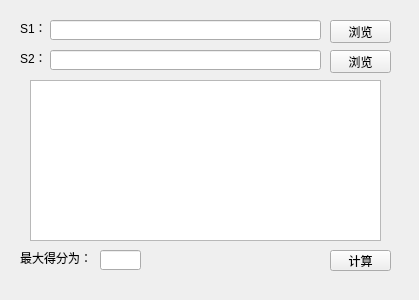
<?xml version="1.0" encoding="UTF-8"?>
<ui version="4.0">
 <class>Widget</class>
 <widget class="QWidget" name="Widget">
  <property name="geometry">
   <rect>
    <x>0</x>
    <y>0</y>
    <width>419</width>
    <height>300</height>
   </rect>
  </property>
  <property name="windowTitle">
   <string>Widget</string>
  </property>
  <widget class="QPushButton" name="pushButton">
   <property name="geometry">
    <rect>
     <x>330</x>
     <y>20</y>
     <width>61</width>
     <height>23</height>
    </rect>
   </property>
   <property name="text">
    <string>浏览</string>
   </property>
  </widget>
  <widget class="QLineEdit" name="lineEdit_2">
   <property name="geometry">
    <rect>
     <x>50</x>
     <y>50</y>
     <width>271</width>
     <height>20</height>
    </rect>
   </property>
  </widget>
  <widget class="QPushButton" name="pushButton_2">
   <property name="geometry">
    <rect>
     <x>330</x>
     <y>50</y>
     <width>61</width>
     <height>23</height>
    </rect>
   </property>
   <property name="text">
    <string>浏览</string>
   </property>
  </widget>
  <widget class="QLineEdit" name="lineEdit">
   <property name="geometry">
    <rect>
     <x>50</x>
     <y>20</y>
     <width>271</width>
     <height>20</height>
    </rect>
   </property>
  </widget>
  <widget class="QLabel" name="label_3">
   <property name="geometry">
    <rect>
     <x>20</x>
     <y>250</y>
     <width>71</width>
     <height>16</height>
    </rect>
   </property>
   <property name="text">
    <string>最大得分为：</string>
   </property>
  </widget>
  <widget class="QTextBrowser" name="textBrowser">
   <property name="geometry">
    <rect>
     <x>30</x>
     <y>80</y>
     <width>351</width>
     <height>161</height>
    </rect>
   </property>
  </widget>
  <widget class="QLabel" name="label_2">
   <property name="geometry">
    <rect>
     <x>20</x>
     <y>50</y>
     <width>31</width>
     <height>16</height>
    </rect>
   </property>
   <property name="text">
    <string>S2：</string>
   </property>
  </widget>
  <widget class="QPushButton" name="pushButton_3">
   <property name="geometry">
    <rect>
     <x>330</x>
     <y>250</y>
     <width>61</width>
     <height>21</height>
    </rect>
   </property>
   <property name="text">
    <string>计算</string>
   </property>
  </widget>
  <widget class="QLabel" name="label">
   <property name="geometry">
    <rect>
     <x>20</x>
     <y>20</y>
     <width>31</width>
     <height>16</height>
    </rect>
   </property>
   <property name="text">
    <string>S1：</string>
   </property>
  </widget>
  <widget class="QLineEdit" name="lineEdit_3">
   <property name="geometry">
    <rect>
     <x>100</x>
     <y>250</y>
     <width>41</width>
     <height>20</height>
    </rect>
   </property>
  </widget>
 </widget>
 <layoutdefault spacing="6" margin="11"/>
 <resources/>
 <connections/>
</ui>
